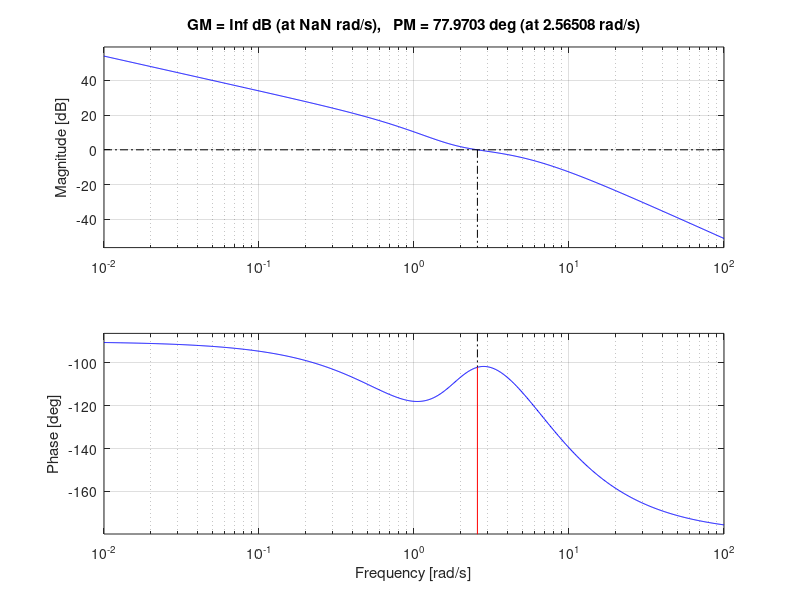
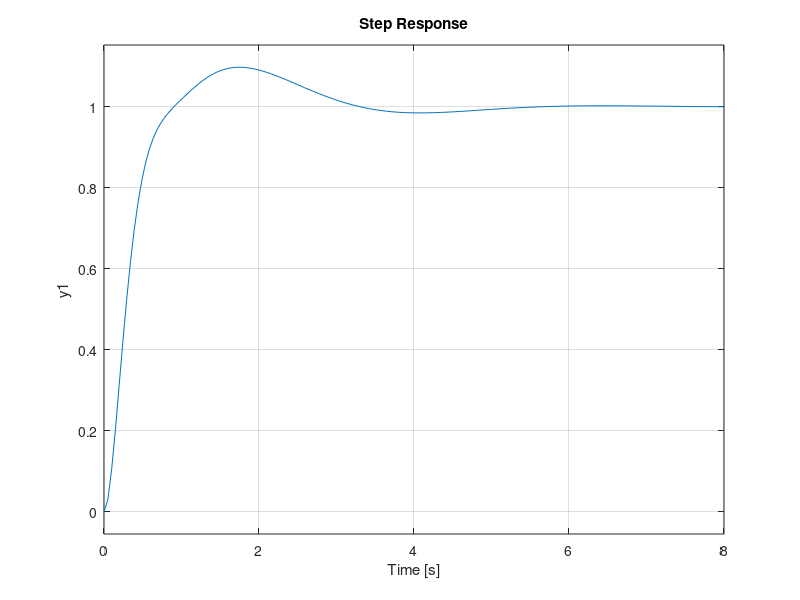
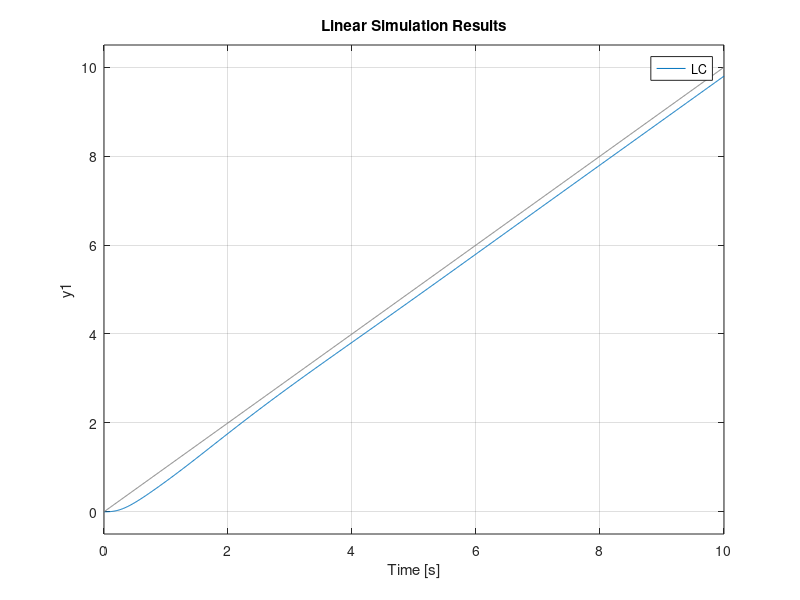

Write MATLAB code to recreate these figures, in order.
clear all, close all, clc

s=tf('s');

P=10/(s+1)/(s+4)/(s+5);

ki=10;

Ts=2;
OS=2;

psi=log(100/OS)/sqrt(pi^2+(log(100/OS))^2);
wn=4/psi/Ts;

MF=100*psi;
wcf=wn;

P_complex=freqresp(P,wcf)
P_mag=abs(P_complex)
P_angulo=angle(P_complex)

K_mag=1/P_mag
theta_k=-pi+MF*pi/180-P_angulo

kp=K_mag*cos(theta_k);
kd=(K_mag*sin(theta_k)+ki/wcf)/wcf;


K=kp+kd*s+ki/s;

LA=K*P;

LC=feedback(LA,1);
damp(LC)

figure, margin(LA)
figure, step(LC)

t=0:0.01:10;
u=t;

figure, lsim(LC,u,t)


